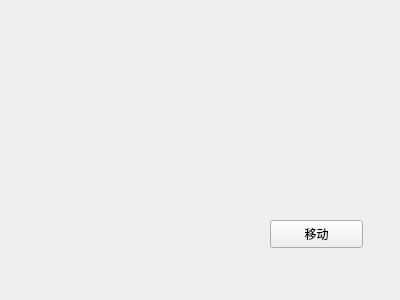
<?xml version="1.0" encoding="UTF-8"?>
<ui version="4.0">
 <class>Widget</class>
 <widget class="QWidget" name="Widget">
  <property name="geometry">
   <rect>
    <x>0</x>
    <y>0</y>
    <width>400</width>
    <height>300</height>
   </rect>
  </property>
  <property name="windowTitle">
   <string>Widget</string>
  </property>
  <widget class="QPushButton" name="pushButton">
   <property name="geometry">
    <rect>
     <x>270</x>
     <y>220</y>
     <width>93</width>
     <height>28</height>
    </rect>
   </property>
   <property name="text">
    <string>移动</string>
   </property>
  </widget>
 </widget>
 <layoutdefault spacing="6" margin="11"/>
 <resources/>
 <connections/>
</ui>
